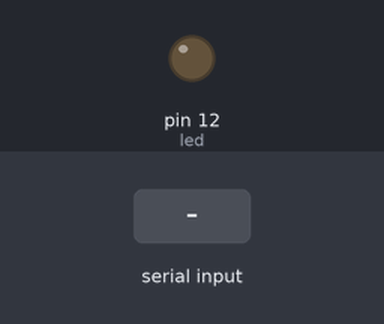
A sketch run on a simulated Arduino Uno, built with avr-gcc and run on an emulated ATmega328P. On the bench: output pins drawn as LEDs (lit = HIGH). The inputs (shaded band) are chosen by the test bench.

Above: at 1.2 s.
1.3 s: "a" received over Serial
At 2.5 s:
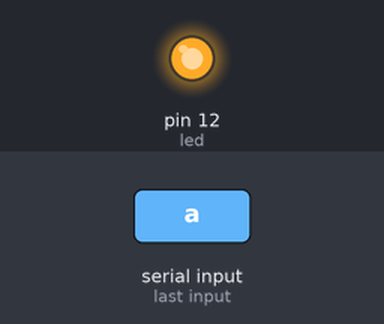
2.8 s: "1" received over Serial
At 3.8 s:
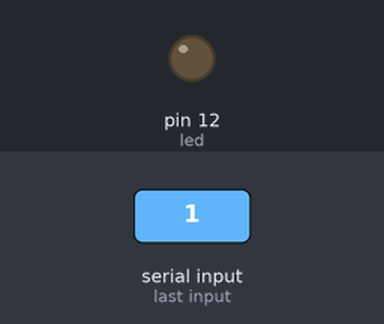
Timing chart, 0 to 5.8 s (numbered marks = the images above; inputs shaded):
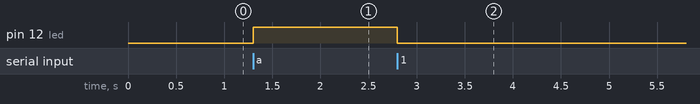

Measured:
- after the input at 1.3 s, pin 12 (led): LOW → HIGH at once
- after the input at 2.8 s, pin 12 (led): HIGH → LOW at once

The sketch:

serialinput.ino
```cpp
int led=12;
void setup()
{
  pinMode(led,OUTPUT);
  Serial.begin(9600);

}
void loop()
{
  if(Serial.available()>0)
  {
    char data=Serial.read();
    if(data=='a')
    {
      digitalWrite(led,HIGH);
      delay(1000);
    }
    else
    {
      digitalWrite(led,LOW);

    }

  }

}
```
